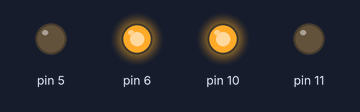
Bench run of a program on a simulated Arduino Uno, built with avr-gcc and run on an emulated ATmega328P. On the bench: output pins drawn as LEDs (lit = HIGH). What the program prints to the serial monitor is not drawn.

Above: at 0.1 s.
Timing chart, 0 to 1.6 s (numbered marks = the images above):
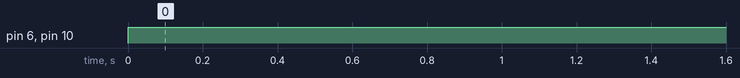

The program:

main.cpp
```cpp
#include <Arduino.h>

class DCMotor
{
  int spd = 255, pin1, pin2;

public:
  void Pinout(int in1, int in2)
  { // Pinout é o método para a declaração dos pinos que vão controlar
    // o objeto motor
    pin1 = in1;
    pin2 = in2;

    Serial.print("Motor conectado aos pinos: ");

    pinMode(pin1, OUTPUT);
    pinMode(pin2, OUTPUT);
  }
  void Speed(int in1)
  { // Speed é o método que irá ser responsável por regular a velocidade
    spd = in1;
  }
  void Forward()
  { // Forward é o método para fazer o motor girar para frente
    analogWrite(pin1, spd);
    digitalWrite(pin2, LOW);
  }
  void Backward()
  { // Backward é o método para fazer o motor girar para trás
    Serial.println("Reverso");
    digitalWrite(pin1, LOW);
    analogWrite(pin2, spd);
  }
  void Stop()
  { // Stop é o metodo para fazer o motor ficar parado.
    Serial.println("Parado");
    digitalWrite(pin1, LOW);
    digitalWrite(pin2, LOW);
  }
};
DCMotor Motor1, Motor2; // Criação de dois objetos motores, já que usaremos dois motores, e eles já
// estão prontos para receber os comandos já configurados acima.
void setup()
{
  Motor1.Pinout(6, 5); // Seleção dos pinos que cada motor usará, como descrito na classe.
  Motor2.Pinout(10, 11);
  Serial.begin(9600); // Inicialização da comunicação serial, para monitorar o que o programa está fazendo.
}
void loop()
{
  Serial.println("Frente"); // Imprime no monitor serial a ação que o robô está realizando, para melhor entendimento do que o programa está fazendo.
  Motor2.Speed(255);
  Motor1.Speed(255);        // A velocidade do motor pode variar de 0 a 255, onde 255 é a velocidade máxima.
  Motor1.Forward(); // Comando para o robô ir para frente
  Motor2.Forward();
  delay(1000);

  // Motor1.Backward(); // Comando para o robô ir para trás
  // Motor2.Backward();
  // delay(1000);
  // Motor1.Forward(); // Comando para o robô girar
  // Motor2.Backward();
  // delay(1000);
  // Motor1.Stop(); // Comando para o robô parar
  // Motor2.Stop();
  // delay(500);
}
```

Measured:
- by itself, pin 6, pin 10: LOW → HIGH at 0.00 s
